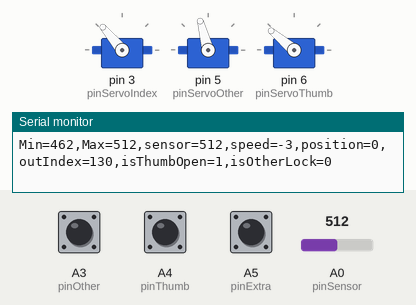
The sketch below on a simulated Arduino Nano, built with avr-gcc and run on an emulated ATmega328P. Parts: 3 × servo, the last lines printed to the serial monitor. The inputs (shaded band) are chosen by the test bench; at power-on: A0 (pinSensor) = 512, A5 (pinExtra) HIGH, A3 (pinOther) HIGH, A4 (pinThumb) HIGH.

Above: at 1.2 s.
1.3 s: A0 (pinSensor) set to 487
At 2.42 s:
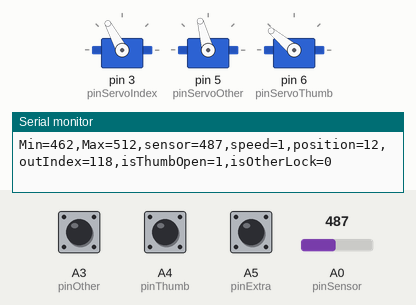
At 4.39 s:
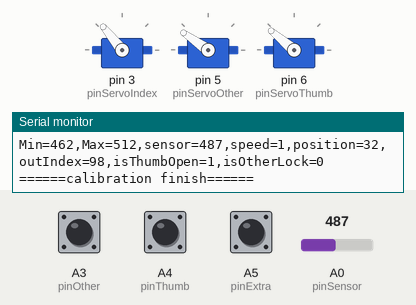
4.4 s: A0 (pinSensor) set to 130
7.5 s: A5 (pinExtra) pulled LOW for 3.2 s
13.4 s: A0 (pinSensor) set to 95
At 15.1 s:
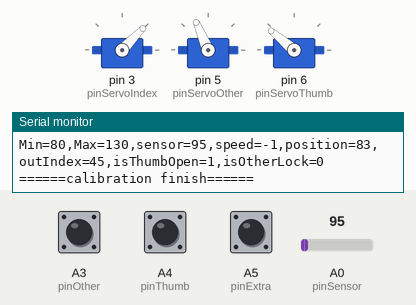
Timing chart, 0 to 17.5 s (numbered marks = the images above; inputs shaded):
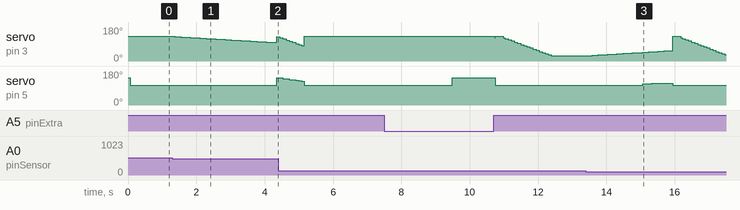

The sketch:

Hackberryv3.0.ino
```cpp
/*
 *  Arduino micro code for HACKberry.
 *  Origially created by exiii Inc.
 *  edited by Genta Kondo on 2017/6/11
 */
#include <Servo.h>

//Settings
const boolean isRight = 1;//right:1, left:0
const int outThumbMax = 140;//right:open, left:close
const int outIndexMax = 130;//right:open, left:close
const int outOtherMax = 145;//right:open, left:close
const int outThumbMin = 47;//right:close, left:open
const int outIndexMin = 27;//right:close, left:open
const int outOtherMin = 105;//right:close, left:open
const int speedMax = 6;
const int speedMin = 0;
const int speedReverse = -3;
const int thSpeedReverse = 15;//0-100
const int thSpeedZero = 30;//0-100
const boolean onSerial = 1;

//pin configuration
int pinCalib; //start calibration
int pinExtra;
int pinThumb; // open/close thumb
int pinOther; //lock/unlock other three fingers
int pinSensor; //sensor input
int pinServoIndex;
int pinServoOther;
int pinServoThumb;

//Hardware
Servo servoIndex; //index finger
Servo servoOther; //other three fingers
Servo servoThumb; //thumb

//Software
boolean isThumbOpen = 1;
boolean isOtherLock = 0;
boolean isReversed  = 0;
int swCount0,swCount1,swCount2,swCount3 = 0;
int sensorValue = 0; // value read from the sensor
int sensorMax = 700;
int sensorMin = 0;
int speed = 0;
int position = 0;
const int positionMax = 100;
const int positionMin = 0;
int prePosition = 0;
int outThumb,outIndex,outOther = 90;
int outThumbOpen,outThumbClose,outIndexOpen,outIndexClose,outOtherOpen,outOtherClose;

void setup() {
  Serial.begin(9600);
  if(isRight){
    pinCalib =  A6;
    pinExtra =  A5;
    pinThumb =  A4;
    pinOther =  A3;
    pinSensor = A0;
    pinServoIndex = 3;
    pinServoOther = 5;
    pinServoThumb = 6;
    outThumbOpen=outThumbMax; outThumbClose=outThumbMin;
    outIndexOpen=outIndexMax; outIndexClose=outIndexMin;
    outOtherOpen=outOtherMax; outOtherClose=outOtherMin;
  }
  else{
    pinCalib =  11;
    pinExtra =  10;
    pinThumb =  8;
    pinOther =  7;
    pinSensor = A0;
    pinServoIndex = 3;
    pinServoOther = 5;
    pinServoThumb = 6;
    outThumbOpen=outThumbMin; outThumbClose=outThumbMax;
    outIndexOpen=outIndexMin; outIndexClose=outIndexMax;
    outOtherOpen=outOtherMin; outOtherClose=outOtherMax;
  }

  servoIndex.attach(pinServoIndex);//index
  servoOther.attach(pinServoOther);//other
  servoThumb.attach(pinServoThumb);//thumb

  pinMode(pinCalib, INPUT_PULLUP);
  pinMode(pinExtra, INPUT_PULLUP);
  pinMode(pinThumb, INPUT_PULLUP);
  pinMode(pinOther, INPUT_PULLUP);
}

void loop() {
//==waiting for calibration==
  if(onSerial) Serial.println("======Waiting for Calibration======");
  while (1) {
    servoIndex.write(outIndexOpen);
    servoOther.write(outOtherOpen);
    servoThumb.write(outThumbOpen);
    if(onSerial) serialMonitor();
    delay(10);
    if (digitalRead(pinCalib) == LOW) {
      calibration();
      break;
    }
  }
 //==control==
  position = positionMin;
  prePosition = positionMin;
  while (1) {
    if (digitalRead(pinCalib) == LOW) swCount0 += 1;
    else swCount0 = 0;
    if (swCount0 == 10) {
      swCount0 = 0;
      calibration();
    }
    if (digitalRead(pinExtra) == LOW) swCount1 += 1;
    else swCount1 = 0;
    if (swCount1 == 10) {
      swCount1 = 0;
      isReversed = !isReversed;
      while (digitalRead(pinExtra) == LOW) delay(1);
    }
    if (digitalRead(pinThumb) == LOW) swCount2 += 1;
    else swCount2 = 0;
    if (swCount2 == 10) {
      swCount2 = 0;
      isThumbOpen = !isThumbOpen;
      while (digitalRead(pinThumb) == LOW) delay(1);
    }
    if (digitalRead(pinOther) == LOW) swCount3 += 1;//A3
    else swCount3 = 0;
    if (swCount3 == 10) {
      swCount3 = 0;
      isOtherLock = !isOtherLock;
      while (digitalRead(pinOther) == LOW) delay(1);
    }

    sensorValue = readSensor();
    delay(25);
    if(sensorValue<sensorMin) sensorValue=sensorMin;
    else if(sensorValue>sensorMax) sensorValue=sensorMax;
    sensorToPosition();

    outIndex = map(position, positionMin, positionMax, outIndexOpen, outIndexClose);
    servoIndex.write(outIndex);
    if (!isOtherLock){
      outOther = map(position, positionMin, positionMax, outOtherOpen, outOtherClose);
      servoOther.write(outOther);
    }
    if(isThumbOpen) servoThumb.write(outThumbOpen);
    else servoThumb.write(outThumbClose);
    if(onSerial) serialMonitor();
  }
}

/*
 * functions
 */
int readSensor() {
  int i = 0, sval = 0;
  for (i = 0; i < 10; i++) {
    sval += analogRead(pinSensor);
  }
  sval = sval/10;
  return sval;
}

void sensorToPosition(){
  int tmpVal = 0;
  if (isReversed) {
    tmpVal = map(sensorValue, sensorMin, sensorMax, 0, 100);
  } else {
    tmpVal = map(sensorValue, sensorMin, sensorMax, 100, 0);
  }
  if(tmpVal<thSpeedReverse) speed=speedReverse;
  else if(tmpVal<thSpeedZero) speed=speedMin;
  else speed=map(tmpVal,40,100,speedMin,speedMax);
  position = prePosition + speed;
  if (position < positionMin) position = positionMin;
  if (position > positionMax) position = positionMax;
  prePosition = position;
}

void calibration() {
  outIndex=outIndexOpen;
  servoIndex.write(outIndexOpen);
  servoOther.write(outOtherClose);
  servoThumb.write(outThumbOpen);
  position=positionMin;
  prePosition=positionMin;

  delay(200);
  if(onSerial) Serial.println("======calibration start======");

  sensorMax = readSensor();
  sensorMin = sensorMax - 50;
  unsigned long time = millis();
  while ( millis() < time + 4000 ) {
    sensorValue = readSensor();
    delay(25);
    if ( sensorValue < sensorMin ) sensorMin = sensorValue;
    else if ( sensorValue > sensorMax )sensorMax = sensorValue;

    sensorToPosition();
    outIndex = map(position, positionMin, positionMax, outIndexOpen, outIndexClose);
    servoIndex.write(outIndex);

    if(onSerial) serialMonitor();
  }
  if(onSerial)  Serial.println("======calibration finish======");
}

void serialMonitor(){
  Serial.print("Min="); Serial.print(sensorMin);
  Serial.print(",Max="); Serial.print(sensorMax);
  Serial.print(",sensor="); Serial.print(sensorValue);
  Serial.print(",speed="); Serial.print(speed);
  Serial.print(",position="); Serial.print(position);
  Serial.print(",outIndex="); Serial.print(outIndex);
  Serial.print(",isThumbOpen="); Serial.print(isThumbOpen);
  Serial.print(",isOtherLock="); Serial.println(isOtherLock);
}
```

Measured:
- the behaviour switches between 488 and 487 on A0 (pinSensor) (found by bisection; images 0 and 1)
- after the input at 1.3 s, servo on pin 3 (pinServoIndex): 130° → 129° after 0.07 s, → 128° 0.09 s later, → 127° 0.09 s later, → 126° 0.09 s later, … (33 changes in this stretch)
- after the input at 13.4 s, servo on pin 5 (pinServoOther): 105° → 113° after 1.7 s, → 114° 0.27 s later, → 115° 0.18 s later, → 116° 0.27 s later, … (5 changes in this stretch)
